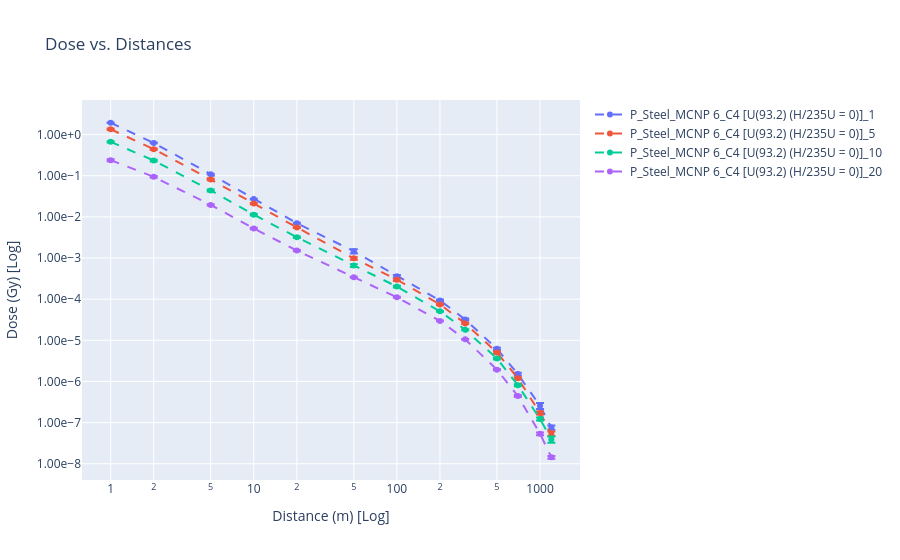

The cell this chart's notebook holds for it:
### Markdown cell above
---

## 🎯 Chargement du Jeu de Données Test

**Configuration** : Photons + Acier + U(93.2) + MCNP 6.1

### Code cell
# 🎯 Chargement du jeu de données spécifique
particles = ['P']  # ['N', 'P']  
screens = ['Steel'] # ['Concrete', 'Steel', 'Water', 'Lead']
cases = ['C4 [U(93.2) (H/235U = 0)]']  # ['C1 [U(4.95)O2F2 (H/235U = 410)]', 'C4 [U(93.2) (H/235U = 0)]', 'C1 [239Pu (H/Pu = 0)]'],  ['C4 [U(93.2) (H/235U = 0)]']   # ou 'C1 [239Pu (H/Pu = 0)]'
codes = ['MCNP 6']  #  ['MCNP 6.1', 'COG 11.2', 'SCALE 6.2.2']
thicknesses = [] # # Toutes les épaisseurs [1, 5, 10, 20]

# Filtrer les données
filtered_data = filter_wall_df(data, particles, screens, cases, codes, thicknesses, plot=True)

# ⚠️ IMPORTANT : Supprimer les lignes avec des valeurs manquantes (NaN)
print(f"\n📊 Avant filtrage NaN : {len(filtered_data)} points")
filtered_data = filtered_data.dropna(subset=['Dose', 'Distance (m)', 'Thickness (cm)'])
print(f"   Après filtrage NaN : {len(filtered_data)} points")

# Extraction des arrays
r_test = filtered_data['Distance (m)'].values
T_test = filtered_data['Thickness (cm)'].values
D_test = filtered_data['Dose'].values

print(f"\n📊 Données chargées :")
print(f"   • Points : {len(filtered_data)}")
print(f"   • Distance : {r_test.min():.0f} - {r_test.max():.0f} m")
print(f"   • Épaisseur : {T_test.min():.0f} - {T_test.max():.0f} cm")
print(f"   • Dose : {D_test.min():.2e} - {D_test.max():.2e} Gy")
print(f"   • Épaisseurs uniques : {np.unique(T_test)} cm")
print(f"   • Valeurs NaN dans D_test : {np.sum(np.isnan(D_test))}")

### Figure 1 — Plotly figure (JSON) as saved in the notebook; plotly's stock layout.template omitted (floating-point values rounded to 4 significant figures)
{"data": [{"error_y": {"array": [0.03448, 0.01298, 0.002378, 0.0006975, 0.0001995, 0.0001795, 2.645e-05, 5.021e-06, 1.826e-06, 3.773e-07, 1.212e-07, 4.282e-08, 9.432e-09], "type": "data", "visible": true}, "line": {"dash": "dash"}, "mode": "lines+markers", "name": "P_Steel_MCNP 6_C4 [U(93.2) (H/235U = 0)]_1", "type": "scatter", "x": [1, 2, 5, 10, 20, 50, 100, 200, 300, 500, 700, 1000, 1200], "y": [1.937, 0.6241, 0.1091, 0.02704, 0.007024, 0.001461, 0.0003624, 9.298e-05, 3.216e-05, 6.225e-06, 1.512e-06, 2.558e-07, 7.619e-08]}, {"error_y": {"array": [0.05098, 0.01894, 0.003252, 0.0008112, 0.0001995, 6.922e-05, 1.829e-05, 3.074e-06, 9.007e-07, 3.377e-07, 7.477e-08, 1.465e-08, 6.651e-09], "type": "data", "visible": true}, "line": {"dash": "dash"}, "mode": "lines+markers", "name": "P_Steel_MCNP 6_C4 [U(93.2) (H/235U = 0)]_5", "type": "scatter", "x": [1, 2, 5, 10, 20, 50, 100, 200, 300, 500, 700, 1000, 1200], "y": [1.349, 0.4425, 0.0809, 0.02101, 0.005541, 0.0009804, 0.000296, 7.462e-05, 2.573e-05, 5.04e-06, 1.198e-06, 1.715e-07, 5.399e-08]}, {"error_y": {"array": [0.02439, 0.01192, 0.002338, 0.0005202, 0.000132, 5.201e-05, 8.644e-06, 1.207e-06, 4.805e-07, 1.87e-07, 4.209e-08, 9.892e-09, 6.816e-09], "type": "data", "visible": true}, "line": {"dash": "dash"}, "mode": "lines+markers", "name": "P_Steel_MCNP 6_C4 [U(93.2) (H/235U = 0)]_10", "type": "scatter", "x": [1, 2, 5, 10, 20, 50, 100, 200, 300, 500, 700, 1000, 1200], "y": [0.6665, 0.2337, 0.04395, 0.01131, 0.003204, 0.0006567, 0.000202, 5.072e-05, 1.806e-05, 3.624e-06, 8.126e-07, 1.227e-07, 3.913e-08]}, {"error_y": {"array": [0.013, 0.00512, 0.0007385, 0.0002136, 5.007e-05, 9.795e-06, 3.328e-06, 6.8e-07, 2.664e-07, 7.29e-08, 2.485e-08, 4.236e-09, 1.132e-09], "type": "data", "visible": true}, "line": {"dash": "dash"}, "mode": "lines+markers", "name": "P_Steel_MCNP 6_C4 [U(93.2) (H/235U = 0)]_20", "type": "scatter", "x": [1, 2, 5, 10, 20, 50, 100, 200, 300, 500, 700, 1000, 1200], "y": [0.239, 0.09378, 0.01954, 0.005211, 0.001517, 0.0003425, 0.0001109, 2.957e-05, 1.057e-05, 1.939e-06, 4.438e-07, 5.362e-08, 1.44e-08]}], "layout": {"legend": {"title": {"text": ""}}, "showlegend": true, "title": {"text": "Dose vs. Distances"}, "xaxis": {"title": {"text": "Distance (m) [Log]"}, "type": "log"}, "yaxis": {"tickformat": ".2e", "title": {"text": "Dose (Gy) [Log]"}, "type": "log"}}}
